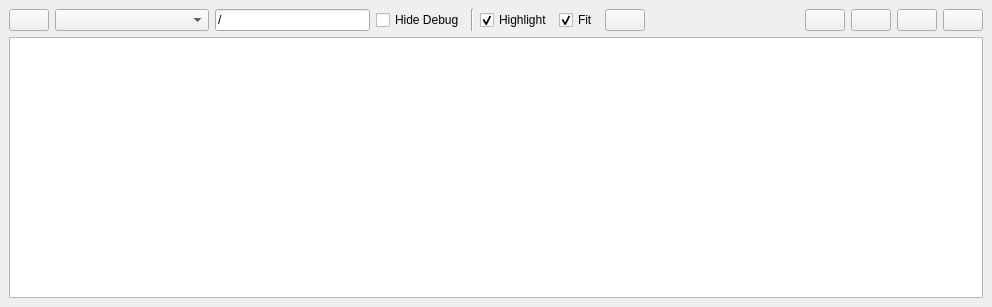
<?xml version="1.0" encoding="UTF-8"?>
<ui version="4.0">
 <class>RosGraphDockWidget</class>
 <widget class="QDockWidget" name="RosGraphDockWidget">
  <property name="enabled">
   <bool>true</bool>
  </property>
  <property name="geometry">
   <rect>
    <x>0</x>
    <y>0</y>
    <width>992</width>
    <height>307</height>
   </rect>
  </property>
  <property name="windowTitle">
   <string>ROS Graph</string>
  </property>
  <widget class="QWidget" name="dockWidgetContents">
   <layout class="QVBoxLayout" name="verticalLayout" stretch="0,0">
    <item>
     <layout class="QHBoxLayout" name="horizontalLayout" stretch="0,0,0,0,0,0,0,0,0,0,0,0,0">
      <item>
       <widget class="QPushButton" name="refresh_graph_push_button">
        <property name="toolTip">
         <string>Refresh ROS graph</string>
        </property>
       </widget>
      </item>
      <item>
       <widget class="QComboBox" name="graph_type_combo_box">
        <property name="sizePolicy">
         <sizepolicy hsizetype="Expanding" vsizetype="Fixed">
          <horstretch>0</horstretch>
          <verstretch>0</verstretch>
         </sizepolicy>
        </property>
        <property name="toolTip">
         <string>Choose graph type</string>
        </property>
       </widget>
      </item>
      <item>
       <widget class="QLineEdit" name="filter_line_edit">
        <property name="toolTip">
         <string>Namespace filter</string>
        </property>
        <property name="text">
         <string notr="true">/</string>
        </property>
       </widget>
      </item>
      <item>
       <widget class="QCheckBox" name="quiet_check_box">
        <property name="toolTip">
         <string>Hide common debugging nodes</string>
        </property>
        <property name="text">
         <string>Hide Debug</string>
        </property>
       </widget>
      </item>
      <item>
       <widget class="Line" name="line">
        <property name="orientation">
         <enum>Qt::Vertical</enum>
        </property>
       </widget>
      </item>
      <item>
       <widget class="QCheckBox" name="highlight_connections_check_box">
        <property name="toolTip">
         <string>Highlight incoming and outgoing connections on mouse over</string>
        </property>
        <property name="text">
         <string>Highlight</string>
        </property>
        <property name="checked">
         <bool>true</bool>
        </property>
       </widget>
      </item>
      <item>
       <widget class="QCheckBox" name="auto_fit_graph_check_box">
        <property name="toolTip">
         <string>Automatically fit graph into view on update</string>
        </property>
        <property name="text">
         <string>Fit</string>
        </property>
        <property name="checked">
         <bool>true</bool>
        </property>
       </widget>
      </item>
      <item>
       <widget class="QPushButton" name="fit_in_view_push_button">
        <property name="toolTip">
         <string>Fit graph in view</string>
        </property>
       </widget>
      </item>
      <item>
       <spacer name="horizontalSpacer">
        <property name="orientation">
         <enum>Qt::Horizontal</enum>
        </property>
        <property name="sizeHint" stdset="0">
         <size>
          <width>40</width>
          <height>20</height>
         </size>
        </property>
       </spacer>
      </item>
      <item>
       <widget class="QPushButton" name="load_dot_push_button">
        <property name="toolTip">
         <string>Load DOT graph from file</string>
        </property>
       </widget>
      </item>
      <item>
       <widget class="QPushButton" name="save_dot_push_button">
        <property name="toolTip">
         <string>Save as DOT graph</string>
        </property>
       </widget>
      </item>
      <item>
       <widget class="QPushButton" name="save_as_svg_push_button">
        <property name="toolTip">
         <string>Save as SVG</string>
        </property>
       </widget>
      </item>
      <item>
       <widget class="QPushButton" name="save_as_image_push_button">
        <property name="toolTip">
         <string>Save as image</string>
        </property>
       </widget>
      </item>
     </layout>
    </item>
    <item>
     <widget class="InteractiveGraphicsView" name="graphics_view">
      <property name="renderHints">
       <set>QPainter::Antialiasing|QPainter::HighQualityAntialiasing|QPainter::SmoothPixmapTransform|QPainter::TextAntialiasing</set>
      </property>
      <property name="resizeAnchor">
       <enum>QGraphicsView::AnchorViewCenter</enum>
      </property>
     </widget>
    </item>
   </layout>
  </widget>
 </widget>
 <customwidgets>
  <customwidget>
   <class>InteractiveGraphicsView</class>
   <extends>QGraphicsView</extends>
   <header>InteractiveGraphicsView</header>
  </customwidget>
 </customwidgets>
 <resources/>
 <connections/>
</ui>
